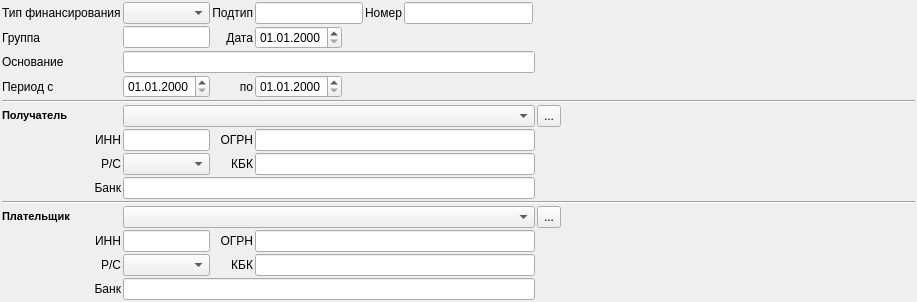
     <widget class="QWidget" name="widget" native="true">
      <layout class="QGridLayout" name="gridLayout_6">
       <property name="margin">
        <number>2</number>
       </property>
       <property name="spacing">
        <number>2</number>
       </property>
       <item row="1" column="0">
        <widget class="QLabel" name="lblFinance">
         <property name="text">
          <string>Тип финансирования</string>
         </property>
        </widget>
       </item>
       <item row="1" column="1">
        <widget class="CRBComboBox" name="cmbFinance">
         <property name="sizePolicy">
          <sizepolicy hsizetype="Preferred" vsizetype="Fixed">
           <horstretch>1</horstretch>
           <verstretch>0</verstretch>
          </sizepolicy>
         </property>
        </widget>
       </item>
       <item row="4" column="0">
        <widget class="QLabel" name="lblBegDate">
         <property name="text">
          <string>Период с</string>
         </property>
        </widget>
       </item>
       <item row="4" column="7" colspan="2">
        <spacer>
         <property name="orientation">
          <enum>Qt::Horizontal</enum>
         </property>
         <property name="sizeHint" stdset="0">
          <size>
           <width>356</width>
           <height>17</height>
          </size>
         </property>
        </spacer>
       </item>
       <item row="2" column="0">
        <widget class="QLabel" name="lblGrouping">
         <property name="text">
          <string>Группа</string>
         </property>
        </widget>
       </item>
       <item row="4" column="2">
        <widget class="QLabel" name="lblEndDate">
         <property name="text">
          <string>по</string>
         </property>
         <property name="alignment">
          <set>Qt::AlignRight|Qt::AlignTrailing|Qt::AlignVCenter</set>
         </property>
        </widget>
       </item>
       <item row="2" column="1">
        <widget class="QLineEdit" name="edtGrouping">
         <property name="sizePolicy">
          <sizepolicy hsizetype="Preferred" vsizetype="Fixed">
           <horstretch>0</horstretch>
           <verstretch>0</verstretch>
          </sizepolicy>
         </property>
         <property name="maxLength">
          <number>64</number>
         </property>
        </widget>
       </item>
       <item row="1" column="5">
        <widget class="QLineEdit" name="edtNumber">
         <property name="sizePolicy">
          <sizepolicy hsizetype="MinimumExpanding" vsizetype="Fixed">
           <horstretch>3</horstretch>
           <verstretch>0</verstretch>
          </sizepolicy>
         </property>
         <property name="maxLength">
          <number>64</number>
         </property>
        </widget>
       </item>
       <item row="5" column="0" colspan="9">
        <widget class="Line" name="line">
         <property name="orientation">
          <enum>Qt::Horizontal</enum>
         </property>
        </widget>
       </item>
       <item row="1" column="3">
        <widget class="QLineEdit" name="edtFinanceSubtypeCode">
         <property name="sizePolicy">
          <sizepolicy hsizetype="Preferred" vsizetype="Fixed">
           <horstretch>0</horstretch>
           <verstretch>0</verstretch>
          </sizepolicy>
         </property>
         <property name="maxLength">
          <number>16</number>
         </property>
        </widget>
       </item>
       <item row="4" column="3">
        <widget class="CDateEdit" name="edtEndDate">
         <property name="sizePolicy">
          <sizepolicy hsizetype="Maximum" vsizetype="Fixed">
           <horstretch>0</horstretch>
           <verstretch>0</verstretch>
          </sizepolicy>
         </property>
         <property name="displayFormat">
          <string>dd.MM.yyyy</string>
         </property>
        </widget>
       </item>
       <item row="1" column="7" colspan="2">
        <spacer>
         <property name="orientation">
          <enum>Qt::Horizontal</enum>
         </property>
         <property name="sizeHint" stdset="0">
          <size>
           <width>356</width>
           <height>17</height>
          </size>
         </property>
        </spacer>
       </item>
       <item row="3" column="7" colspan="2">
        <spacer>
         <property name="orientation">
          <enum>Qt::Horizontal</enum>
         </property>
         <property name="sizeHint" stdset="0">
          <size>
           <width>356</width>
           <height>17</height>
          </size>
         </property>
        </spacer>
       </item>
       <item row="6" column="0">
        <widget class="QLabel" name="lblRecipient">
         <property name="text">
          <string>&lt;html&gt;&lt;head&gt;&lt;meta name=&quot;qrichtext&quot; content=&quot;1&quot; /&gt;&lt;style type=&quot;text/css&quot;&gt;
p, li { white-space: pre-wrap; }
&lt;/style&gt;&lt;/head&gt;&lt;body style=&quot; font-family:'MS Shell Dlg 2'; font-size:8.25pt; font-weight:400; font-style:normal;&quot;&gt;
&lt;p style=&quot; margin-top:0px; margin-bottom:0px; margin-left:0px; margin-right:0px; -qt-block-indent:0; text-indent:0px;&quot;&gt;&lt;span style=&quot; font-size:8pt; font-weight:600;&quot;&gt;Получатель&lt;/span&gt;&lt;/p&gt;&lt;/body&gt;&lt;/html&gt;</string>
         </property>
        </widget>
       </item>
       <item row="2" column="3">
        <widget class="CDateEdit" name="edtDate">
         <property name="sizePolicy">
          <sizepolicy hsizetype="Maximum" vsizetype="Fixed">
           <horstretch>0</horstretch>
           <verstretch>0</verstretch>
          </sizepolicy>
         </property>
         <property name="displayFormat">
          <string>dd.MM.yyyy</string>
         </property>
        </widget>
       </item>
       <item row="6" column="1" colspan="6">
        <widget class="COrgComboBox" name="cmbRecipient"/>
       </item>
       <item row="1" column="2">
        <widget class="QLabel" name="lblFinanceSubtypeCode">
         <property name="text">
          <string>Подтип</string>
         </property>
         <property name="alignment">
          <set>Qt::AlignRight|Qt::AlignTrailing|Qt::AlignVCenter</set>
         </property>
        </widget>
       </item>
       <item row="4" column="1">
        <widget class="CDateEdit" name="edtBegDate">
         <property name="sizePolicy">
          <sizepolicy hsizetype="Maximum" vsizetype="Fixed">
           <horstretch>0</horstretch>
           <verstretch>0</verstretch>
          </sizepolicy>
         </property>
         <property name="displayFormat">
          <string>dd.MM.yyyy</string>
         </property>
        </widget>
       </item>
       <item row="1" column="4">
        <widget class="QLabel" name="lblNumber">
         <property name="text">
          <string>Номер</string>
         </property>
        </widget>
       </item>
       <item row="6" column="7">
        <widget class="QToolButton" name="btnSelectRecipient">
         <property name="sizePolicy">
          <sizepolicy hsizetype="Fixed" vsizetype="Ignored">
           <horstretch>0</horstretch>
           <verstretch>0</verstretch>
          </sizepolicy>
         </property>
         <property name="text">
          <string>...</string>
         </property>
        </widget>
       </item>
       <item row="3" column="0">
        <widget class="QLabel" name="lblResolution">
         <property name="text">
          <string>Основание</string>
         </property>
        </widget>
       </item>
       <item row="2" column="2">
        <widget class="QLabel" name="lblDate">
         <property name="text">
          <string>Дата</string>
         </property>
         <property name="alignment">
          <set>Qt::AlignRight|Qt::AlignTrailing|Qt::AlignVCenter</set>
         </property>
        </widget>
       </item>
       <item row="7" column="2">
        <widget class="QLabel" name="lblRecipientOGRN">
         <property name="sizePolicy">
          <sizepolicy hsizetype="Preferred" vsizetype="Preferred">
           <horstretch>0</horstretch>
           <verstretch>0</verstretch>
          </sizepolicy>
         </property>
         <property name="text">
          <string>ОГРН</string>
         </property>
         <property name="scaledContents">
          <bool>false</bool>
         </property>
         <property name="alignment">
          <set>Qt::AlignRight|Qt::AlignTrailing|Qt::AlignVCenter</set>
         </property>
        </widget>
       </item>
       <item row="7" column="0">
        <widget class="QLabel" name="lblRecipientINN">
         <property name="text">
          <string>ИНН</string>
         </property>
         <property name="alignment">
          <set>Qt::AlignRight|Qt::AlignTrailing|Qt::AlignVCenter</set>
         </property>
        </widget>
       </item>
       <item row="7" column="8">
        <spacer name="horizontalSpacer_20">
         <property name="orientation">
          <enum>Qt::Horizontal</enum>
         </property>
         <property name="sizeHint" stdset="0">
          <size>
           <width>352</width>
           <height>17</height>
          </size>
         </property>
        </spacer>
       </item>
       <item row="9" column="8">
        <spacer name="horizontalSpacer_22">
         <property name="orientation">
          <enum>Qt::Horizontal</enum>
         </property>
         <property name="sizeHint" stdset="0">
          <size>
           <width>352</width>
           <height>17</height>
          </size>
         </property>
        </spacer>
       </item>
       <item row="7" column="1">
        <widget class="QLineEdit" name="edtRecipientINN">
         <property name="inputMask">
          <string>9999999999; </string>
         </property>
         <property name="maxLength">
          <number>10</number>
         </property>
         <property name="readOnly">
          <bool>true</bool>
         </property>
        </widget>
       </item>
       <item row="3" column="1" colspan="6">
        <widget class="QLineEdit" name="edtResolution">
         <property name="maxLength">
          <number>64</number>
         </property>
        </widget>
       </item>
       <item row="2" column="7" colspan="2">
        <spacer>
         <property name="orientation">
          <enum>Qt::Horizontal</enum>
         </property>
         <property name="sizeHint" stdset="0">
          <size>
           <width>356</width>
           <height>17</height>
          </size>
         </property>
        </spacer>
       </item>
       <item row="11" column="1" colspan="6">
        <widget class="COrgComboBox" name="cmbPayer"/>
       </item>
       <item row="12" column="1">
        <widget class="QLineEdit" name="edtPayerINN">
         <property name="inputMask">
          <string>9999999999; </string>
         </property>
         <property name="maxLength">
          <number>10</number>
         </property>
         <property name="readOnly">
          <bool>true</bool>
         </property>
        </widget>
       </item>
       <item row="13" column="8">
        <spacer name="horizontalSpacer_13">
         <property name="orientation">
          <enum>Qt::Horizontal</enum>
         </property>
         <property name="sizeHint" stdset="0">
          <size>
           <width>352</width>
           <height>17</height>
          </size>
         </property>
        </spacer>
       </item>
       <item row="8" column="0">
        <widget class="QLabel" name="lblRecipientAccount">
         <property name="text">
          <string>Р/C</string>
         </property>
         <property name="alignment">
          <set>Qt::AlignRight|Qt::AlignTrailing|Qt::AlignVCenter</set>
         </property>
        </widget>
       </item>
       <item row="13" column="1">
        <widget class="COrgAccComboBox" name="cmbPayerAccount"/>
       </item>
       <item row="11" column="0">
        <widget class="QLabel" name="lblPayer">
         <property name="text">
          <string>&lt;html&gt;&lt;head&gt;&lt;meta name=&quot;qrichtext&quot; content=&quot;1&quot; /&gt;&lt;style type=&quot;text/css&quot;&gt;
p, li { white-space: pre-wrap; }
&lt;/style&gt;&lt;/head&gt;&lt;body style=&quot; font-family:'MS Shell Dlg 2'; font-size:8.25pt; font-weight:400; font-style:normal;&quot;&gt;
&lt;p style=&quot; margin-top:0px; margin-bottom:0px; margin-left:0px; margin-right:0px; -qt-block-indent:0; text-indent:0px;&quot;&gt;&lt;span style=&quot; font-size:8pt; font-weight:600;&quot;&gt;Плательщик&lt;/span&gt;&lt;/p&gt;&lt;/body&gt;&lt;/html&gt;</string>
         </property>
        </widget>
       </item>
       <item row="9" column="1" colspan="6">
        <widget class="QLineEdit" name="edtRecipientBank">
         <property name="readOnly">
          <bool>true</bool>
         </property>
        </widget>
       </item>
       <item row="14" column="8">
        <spacer name="horizontalSpacer_19">
         <property name="orientation">
          <enum>Qt::Horizontal</enum>
         </property>
         <property name="sizeHint" stdset="0">
          <size>
           <width>352</width>
           <height>17</height>
          </size>
         </property>
        </spacer>
       </item>
       <item row="8" column="1">
        <widget class="COrgAccComboBox" name="cmbRecipientAccount"/>
       </item>
       <item row="8" column="2">
        <widget class="QLabel" name="lblRecipientKBK">
         <property name="sizePolicy">
          <sizepolicy hsizetype="Preferred" vsizetype="Preferred">
           <horstretch>0</horstretch>
           <verstretch>0</verstretch>
          </sizepolicy>
         </property>
         <property name="text">
          <string>КБК</string>
         </property>
         <property name="scaledContents">
          <bool>false</bool>
         </property>
         <property name="alignment">
          <set>Qt::AlignRight|Qt::AlignTrailing|Qt::AlignVCenter</set>
         </property>
        </widget>
       </item>
       <item row="14" column="1" colspan="6">
        <widget class="QLineEdit" name="edtPayerBank">
         <property name="readOnly">
          <bool>true</bool>
         </property>
        </widget>
       </item>
       <item row="11" column="7">
        <widget class="QToolButton" name="btnSelectPayer">
         <property name="sizePolicy">
          <sizepolicy hsizetype="Fixed" vsizetype="Ignored">
           <horstretch>0</horstretch>
           <verstretch>0</verstretch>
          </sizepolicy>
         </property>
         <property name="text">
          <string>...</string>
         </property>
        </widget>
       </item>
       <item row="14" column="0">
        <widget class="QLabel" name="lblPayerBank">
         <property name="text">
          <string>Банк</string>
         </property>
         <property name="alignment">
          <set>Qt::AlignRight|Qt::AlignTrailing|Qt::AlignVCenter</set>
         </property>
        </widget>
       </item>
       <item row="13" column="2">
        <widget class="QLabel" name="lblPayerKBK">
         <property name="sizePolicy">
          <sizepolicy hsizetype="Preferred" vsizetype="Preferred">
           <horstretch>0</horstretch>
           <verstretch>0</verstretch>
          </sizepolicy>
         </property>
         <property name="text">
          <string>КБК</string>
         </property>
         <property name="scaledContents">
          <bool>false</bool>
         </property>
         <property name="alignment">
          <set>Qt::AlignRight|Qt::AlignTrailing|Qt::AlignVCenter</set>
         </property>
        </widget>
       </item>
       <item row="12" column="0">
        <widget class="QLabel" name="lblPayerINN">
         <property name="text">
          <string>ИНН</string>
         </property>
         <property name="alignment">
          <set>Qt::AlignRight|Qt::AlignTrailing|Qt::AlignVCenter</set>
         </property>
        </widget>
       </item>
       <item row="12" column="3" colspan="4">
        <widget class="QLineEdit" name="edtPayerOGRN">
         <property name="maxLength">
          <number>64</number>
         </property>
         <property name="readOnly">
          <bool>true</bool>
         </property>
        </widget>
       </item>
       <item row="7" column="3" colspan="4">
        <widget class="QLineEdit" name="edtRecipientOGRN">
         <property name="maxLength">
          <number>64</number>
         </property>
         <property name="readOnly">
          <bool>true</bool>
         </property>
        </widget>
       </item>
       <item row="12" column="2">
        <widget class="QLabel" name="lblPayerOGRN">
         <property name="sizePolicy">
          <sizepolicy hsizetype="Preferred" vsizetype="Preferred">
           <horstretch>0</horstretch>
           <verstretch>0</verstretch>
          </sizepolicy>
         </property>
         <property name="text">
          <string>ОГРН</string>
         </property>
         <property name="scaledContents">
          <bool>false</bool>
         </property>
         <property name="alignment">
          <set>Qt::AlignRight|Qt::AlignTrailing|Qt::AlignVCenter</set>
         </property>
        </widget>
       </item>
       <item row="8" column="8">
        <spacer name="horizontalSpacer_21">
         <property name="orientation">
          <enum>Qt::Horizontal</enum>
         </property>
         <property name="sizeHint" stdset="0">
          <size>
           <width>352</width>
           <height>17</height>
          </size>
         </property>
        </spacer>
       </item>
       <item row="9" column="0">
        <widget class="QLabel" name="lblRecipientBank">
         <property name="text">
          <string>Банк</string>
         </property>
         <property name="alignment">
          <set>Qt::AlignRight|Qt::AlignTrailing|Qt::AlignVCenter</set>
         </property>
        </widget>
       </item>
       <item row="12" column="8">
        <spacer name="horizontalSpacer_6">
         <property name="orientation">
          <enum>Qt::Horizontal</enum>
         </property>
         <property name="sizeHint" stdset="0">
          <size>
           <width>352</width>
           <height>17</height>
          </size>
         </property>
        </spacer>
       </item>
       <item row="8" column="3" colspan="4">
        <widget class="QLineEdit" name="edtRecipientKBK">
         <property name="maxLength">
          <number>30</number>
         </property>
        </widget>
       </item>
       <item row="13" column="0">
        <widget class="QLabel" name="lblPayerAccount">
         <property name="text">
          <string>Р/C</string>
         </property>
         <property name="alignment">
          <set>Qt::AlignRight|Qt::AlignTrailing|Qt::AlignVCenter</set>
         </property>
        </widget>
       </item>
       <item row="10" column="0" colspan="9">
        <widget class="Line" name="line_2">
         <property name="orientation">
          <enum>Qt::Horizontal</enum>
         </property>
        </widget>
       </item>
       <item row="13" column="3" colspan="4">
        <widget class="QLineEdit" name="edtPayerKBK">
         <property name="maxLength">
          <number>30</number>
         </property>
        </widget>
       </item>
      </layout>
     </widget>
